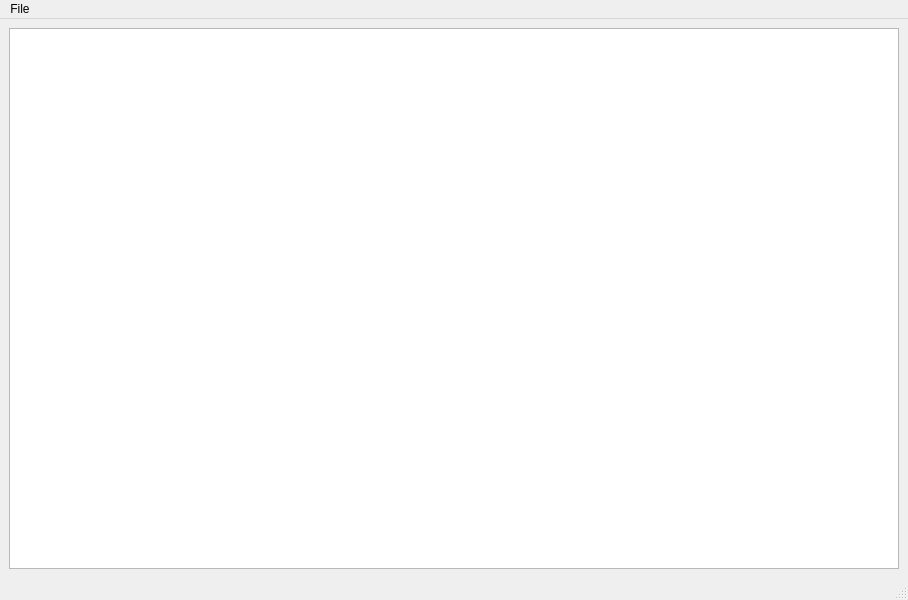
<?xml version="1.0" encoding="UTF-8"?>
<ui version="4.0">
 <class>MainWindow</class>
 <widget class="QMainWindow" name="MainWindow">
  <property name="geometry">
   <rect>
    <x>0</x>
    <y>0</y>
    <width>908</width>
    <height>600</height>
   </rect>
  </property>
  <property name="windowTitle">
   <string>MainWindow</string>
  </property>
  <widget class="QWidget" name="centralwidget">
   <layout class="QGridLayout" name="gridLayout">
    <item row="0" column="0">
     <widget class="QPlainTextEdit" name="plainTextEdit"/>
    </item>
   </layout>
  </widget>
  <widget class="QMenuBar" name="menubar">
   <property name="geometry">
    <rect>
     <x>0</x>
     <y>0</y>
     <width>908</width>
     <height>26</height>
    </rect>
   </property>
   <widget class="QMenu" name="menuFile">
    <property name="title">
     <string>File</string>
    </property>
    <addaction name="actionOpen"/>
    <addaction name="actionSave"/>
   </widget>
   <addaction name="menuFile"/>
  </widget>
  <widget class="QStatusBar" name="statusbar"/>
  <action name="actionOpen">
   <property name="text">
    <string>Open</string>
   </property>
  </action>
  <action name="actionSave">
   <property name="text">
    <string>Save</string>
   </property>
  </action>
 </widget>
 <resources/>
 <connections/>
</ui>
